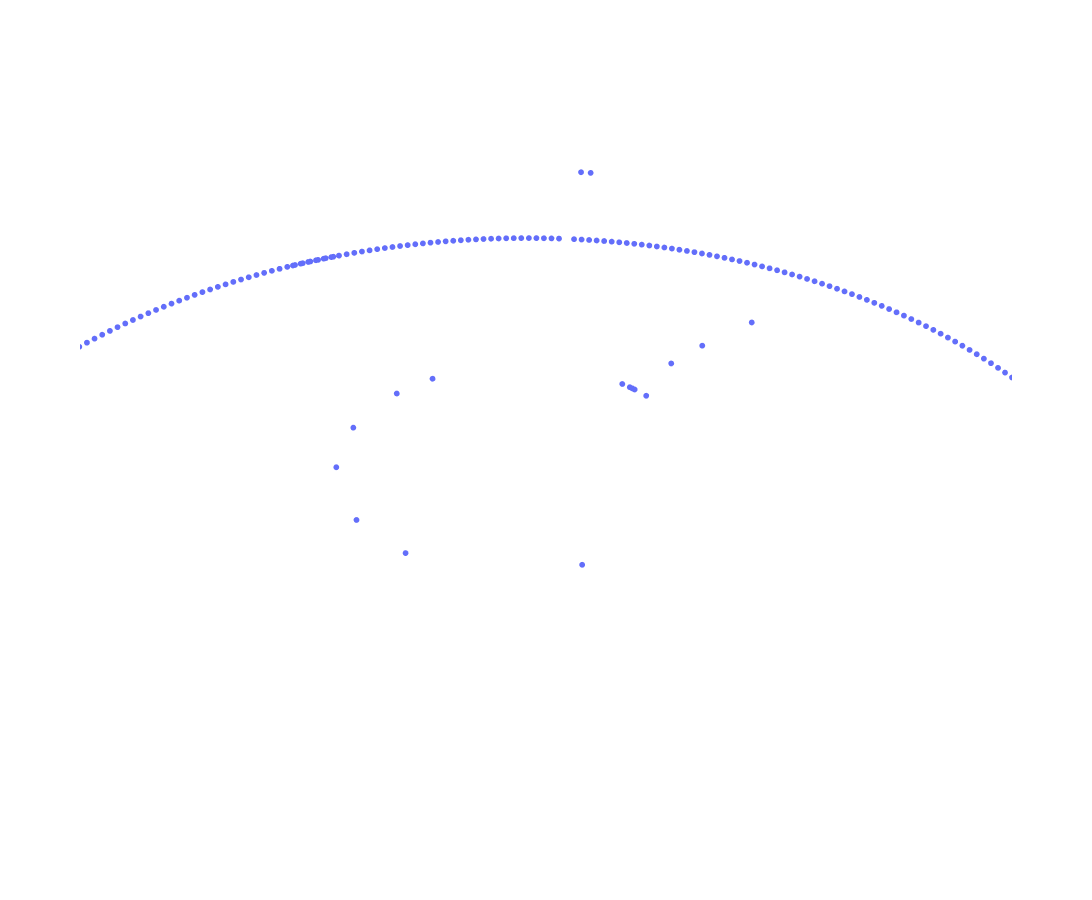

This figure's notebook cell:
### Code cell
fig = go.Figure(data=general.pc_plot_trace(bd_pts))
fig.update_layout(width=1500, height=900, scene=dict(aspectmode='data', xaxis=dict(visible=False), yaxis=dict(visible=False), zaxis=dict(visible=False)))
fig.show()

### Figure 1 — Plotly figure (JSON) as saved in the notebook; plotly's stock layout.template omitted (floating-point values rounded to 4 significant figures; data arrays with more than 128 entries replaced by an {"elided": "..."} marker saying what was removed)
{"data": [{"marker": {"size": 2}, "mode": "markers", "type": "scatter3d", "x": {"elided": "338 float values"}, "y": {"elided": "338 float values"}, "z": {"elided": "338 float values"}}], "layout": {"height": 900, "scene": {"aspectmode": "data", "xaxis": {"visible": false}, "yaxis": {"visible": false}, "zaxis": {"visible": false}}, "width": 1500}}
